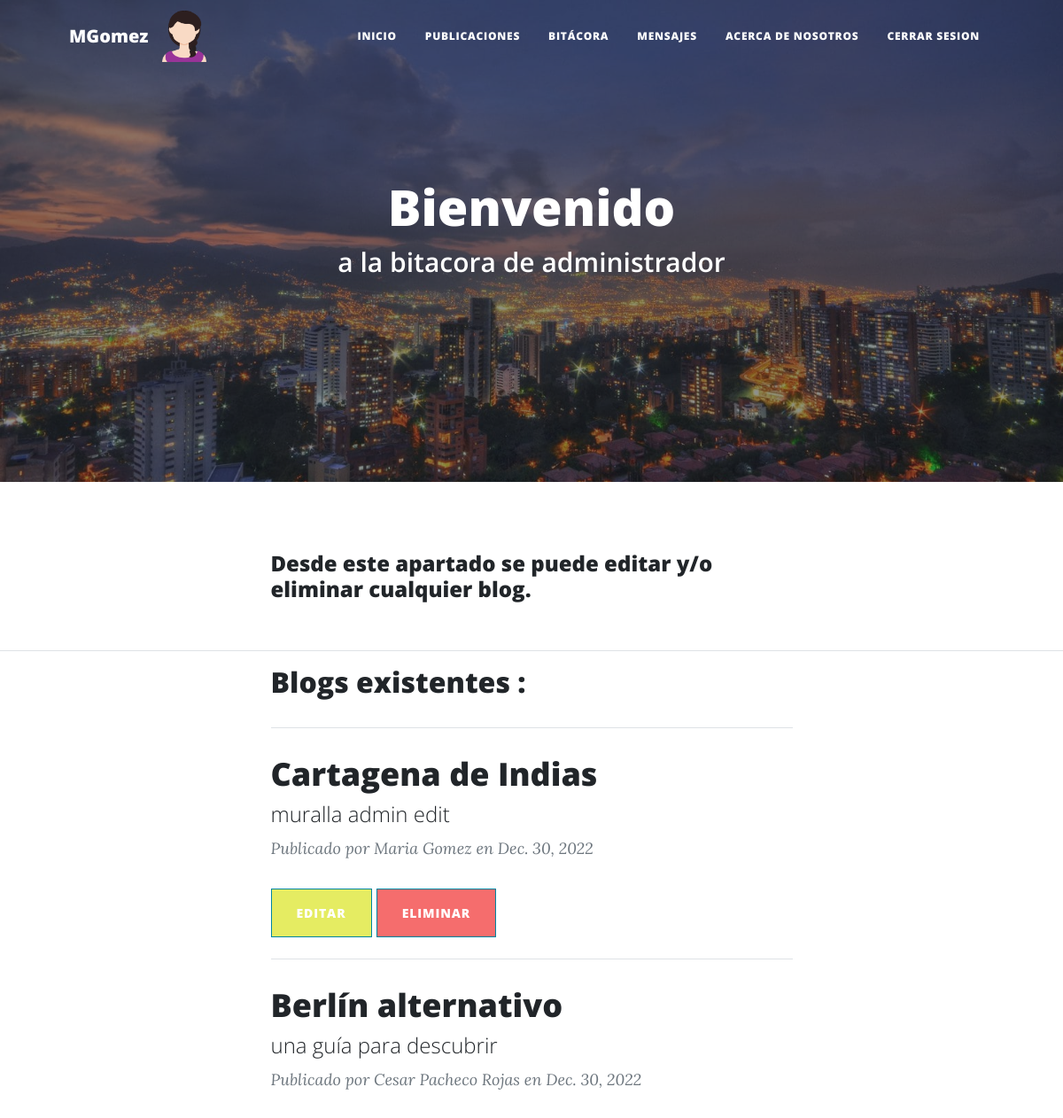
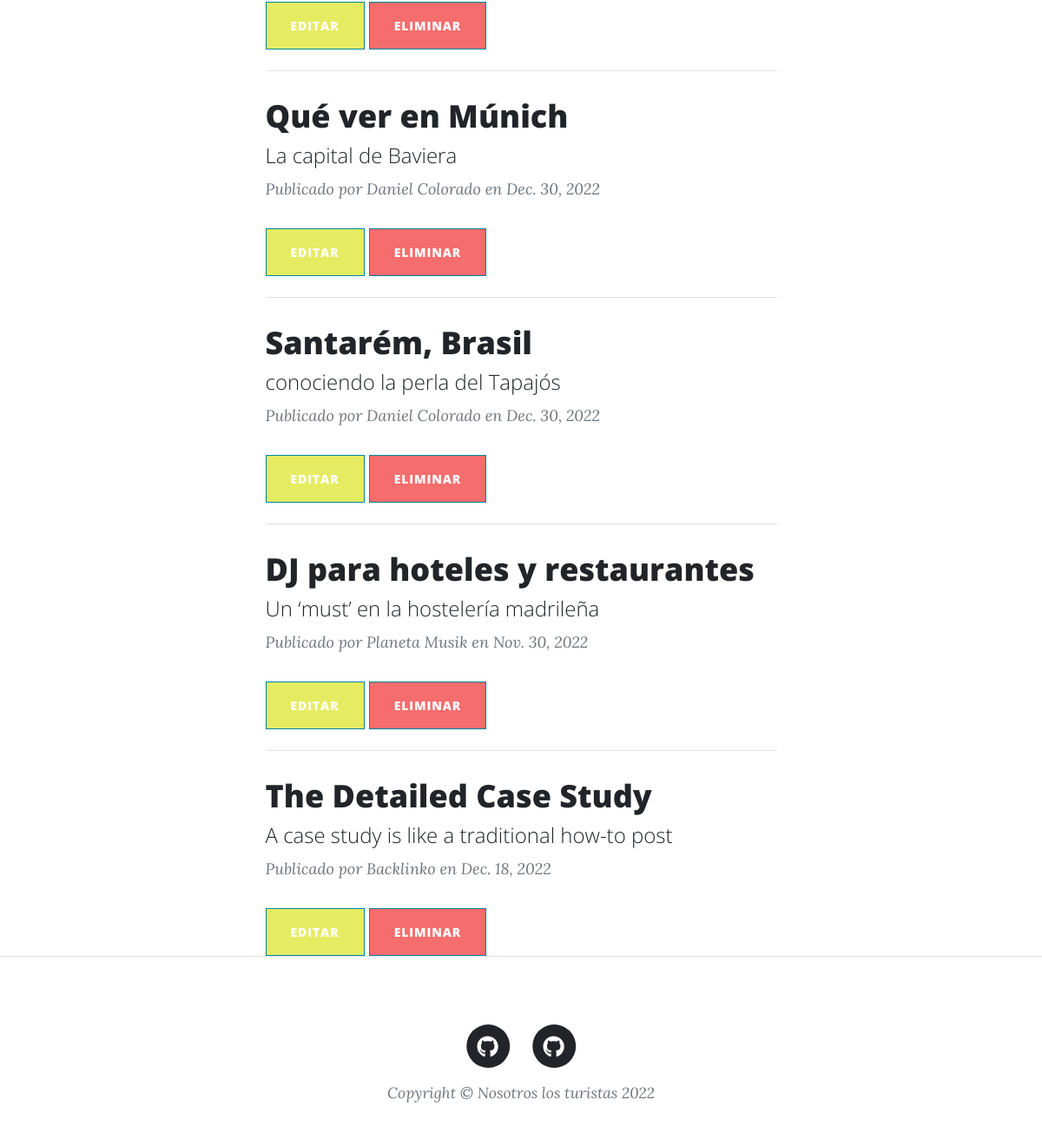
Page /bitacoraadmin (signed in) on the committed database (2 pictures, top to bottom).
### blog/models.py (models this page shows, shortened)
class Post(models.Model):
    titulo = models.CharField(max_length=255)
    subtitulo = models.CharField(max_length=255)
    cuerpo = RichTextUploadingField() # CKEditor Rich Text Field
    imagen = models.ImageField(upload_to='media', blank=True)
    autor = models.CharField(max_length=255)
    fecha = models.DateField()

### blog/views.py (the view)
# urls.py: path("bitacoraadmin", bitacora_admin, name= "bitacora_admin"),
@ login_required
def bitacora_admin(request):
    blogs = Post.objects.all().order_by("-id") # Consulta por id, de mayor a menor (ORDER BY id DESC en SQL)
    return render(request, "bitacoraadmin.html", {"blogs": blogs, "avatar": obtenerAvatar(request)})

### usuarios/views.py (called while the page is built)
def obtenerAvatar(request):
    if request.user.is_authenticated:
        lista = Perfil.objects.filter(user=request.user)
        if len(lista)!=0:
            imagen = lista[0].avatar.url
        else:
            imagen = ""
    else:
        imagen = ""
    return imagen

### blog/templates/bitacoraadmin.html (shortened to what this page needs)
{% extends "padre.html" %}
{% load static %}
{% block encabezado %}
    <header class="masthead" style="background-image: url('../static/assets/img/medellin.jpg')">
        <div class="container position-relative px-4 px-lg-5">
            <div class="row gx-4 gx-lg-5 justify-content-center">
                <div class="col-md-10 col-lg-8 col-xl-7">
                    <div class="post-heading">
                        <h1 style="color: white; text-align: center;">Bienvenido</h1>
                        <h2 class="subheading" style="color: white; text-align: center;">a la bitacora de administrador</h2>
                    </div>
                </div>
            </div>
        </div>
    </header>
{% endblock %}
{% block contenido %}
<br>
<div class="container px-4 px-lg-5">
    <div class="row gx-4 gx-lg-5 justify-content-center">
        <div class="col-md-10 col-lg-8 col-xl-7">
            <h4>Desde este apartado se puede editar y/o eliminar cualquier blog. </h4>
        </div>
    </div>
</div>
<br>
<hr>
<div class="container px-4 px-lg-5">
    <div class="row gx-4 gx-lg-5 justify-content-center">
        <div class="col-md-10 col-lg-8 col-xl-7">
            <h2>Blogs existentes :</h2>
        </div>
    </div>
</div>
    {% if blogs %}
        <div class="container px-4 px-lg-5">
            <div class="row gx-4 gx-lg-5 justify-content-center">
                <div class="col-md-10 col-lg-8 col-xl-7">
                    {% for blog in blogs %}
                        <hr class="my-4" />
                        <div class="post-preview">
                            <a href="{% url 'post' blog.id %}">
                                <h2 class="post-title">{{ blog.titulo }}</h2>
                                <h4 class="post-subtitle">{{ blog.subtitulo }}</h3>
                            </a>
                            <p class="post-meta">
                                Publicado por {{ blog.autor }}
                                en {{ blog.fecha}}
                            </p>
                            <div>
                                <a class="btn btn-primary text-uppercase" style="background-color: rgb(229, 236, 98)" href="{% url 'edit_post' blog.id %}">Editar</a> <a class="btn btn-primary text-uppercase" style="background-color:rgb(245, 109, 109)" href="{% url 'delete' blog.id %}">Eliminar</a>
                            </div>
                        </div>
                    {% endfor %}
                </div>
            </div>
        </div>
    {% endif %}
{% endblock %}
{% block avatar %}
<img src= "{{ avatar }}" width="50">
{% endblock %}

### blog/templates/padre.html (shortened to what this page needs)
<!DOCTYPE html>
<html lang="en">
    <head>
        {% load static %}
        <link href="{% static 'css/styles.css' %}" rel="stylesheet" />
    </head>
    <body>
        <nav class="navbar navbar-expand-lg navbar-light" id="mainNav">
            <div class="container px-4 px-lg-5">
                <a class="navbar-brand" href="{% url 'user_profile' %}">{{ user.get_username }} </a>
                {% block avatar %}
                {% endblock %}
                    {% if user.is_authenticated %}
                <div class="collapse navbar-collapse" id="navbarResponsive">
                    <ul class="navbar-nav ms-auto py-4 py-lg-0">
                        <li class="nav-item"><a class="nav-link px-lg-3 py-3 py-lg-4" href="{% url 'inicio' %}">Inicio</a></li>
                        <li class="nav-item"><a class="nav-link px-lg-3 py-3 py-lg-4" href="{% url 'all_posts' %}">Publicaciones</a></li>
                        <li class="nav-item"><a class="nav-link px-lg-3 py-3 py-lg-4" href="{% url 'bitacora' %}">Bitácora</a></li>
                        <li class="nav-item"><a class="nav-link px-lg-3 py-3 py-lg-4" href="{% url 'mensajeUsuarios' %}">Mensajes</a></li>
                        <li class="nav-item"><a class="nav-link px-lg-3 py-3 py-lg-4" href="{% url 'about_me' %}">Acerca de nosotros</a></li>
                        <li class="nav-item"><a class="nav-link px-lg-3 py-3 py-lg-4" href="{% url 'logout' %}">Cerrar sesion</a></li>
                    </ul>
                    {% endif %}
            </div>
        </nav>
        {% block encabezado %}
        {% endblock  %}
        {% block contenido %}
        {% endblock  %}
        <footer class="border-top">
            <div class="container px-4 px-lg-5">
                <div class="row gx-4 gx-lg-5 justify-content-center">
                    <div class="col-md-10 col-lg-8 col-xl-7">
                        <br>
                        <ul class="list-inline text-center">
                            <li class="list-inline-item">
                                <a href="https://github.com/DanielColoradoL">
                                    <span class="fa-stack fa-lg">
                                        <i class="fas fa-circle fa-stack-2x"></i>
                                        <i class="fab fa-github fa-stack-1x fa-inverse"></i>
                                    </span>
                                </a>
                            </li>
                            <li class="list-inline-item">
                                <a href="https://github.com/Cesarsol117">
                                    <span class="fa-stack fa-lg">
                                        <i class="fas fa-circle fa-stack-2x"></i>
                                        <i class="fab fa-github fa-stack-1x fa-inverse"></i>
                                    </span>
                                </a>
                            </li>
                        </ul>
                        <div class="small text-center text-muted fst-italic">Copyright &copy; Nosotros los turistas 2022</div>
                    </div>
                </div>
            </div>
        </footer>
    </body>
</html>

### rows in the picture
Post: titulo "Cartagena de Indias", subtitulo "muralla admin edit", autor "Maria Gomez", fecha "Dec. 30, 2022"
Post: titulo "Berlín alternativo", subtitulo "una guía para descubrir", autor "Cesar Pacheco Rojas", fecha "Dec. 30, 2022"
Post: titulo "Qué ver en Múnich", subtitulo "La capital de Baviera", autor "Daniel Colorado", fecha "Dec. 30, 2022"
Post: titulo "Santarém, Brasil", subtitulo "conociendo la perla del Tapajós", autor "Daniel Colorado", fecha "Dec. 30, 2022"
Post: titulo "DJ para hoteles y restaurantes", subtitulo "Un ‘must’ en la hostelería madrileña", autor "Planeta Musik", fecha "Nov. 30, 2022"
Post: titulo "The Detailed Case Study", subtitulo "A case study is like a traditional how-to post", autor "Backlinko", fecha "Dec. 18, 2022"

### other values in the picture
{{ user.get_username }} "MGomez"
